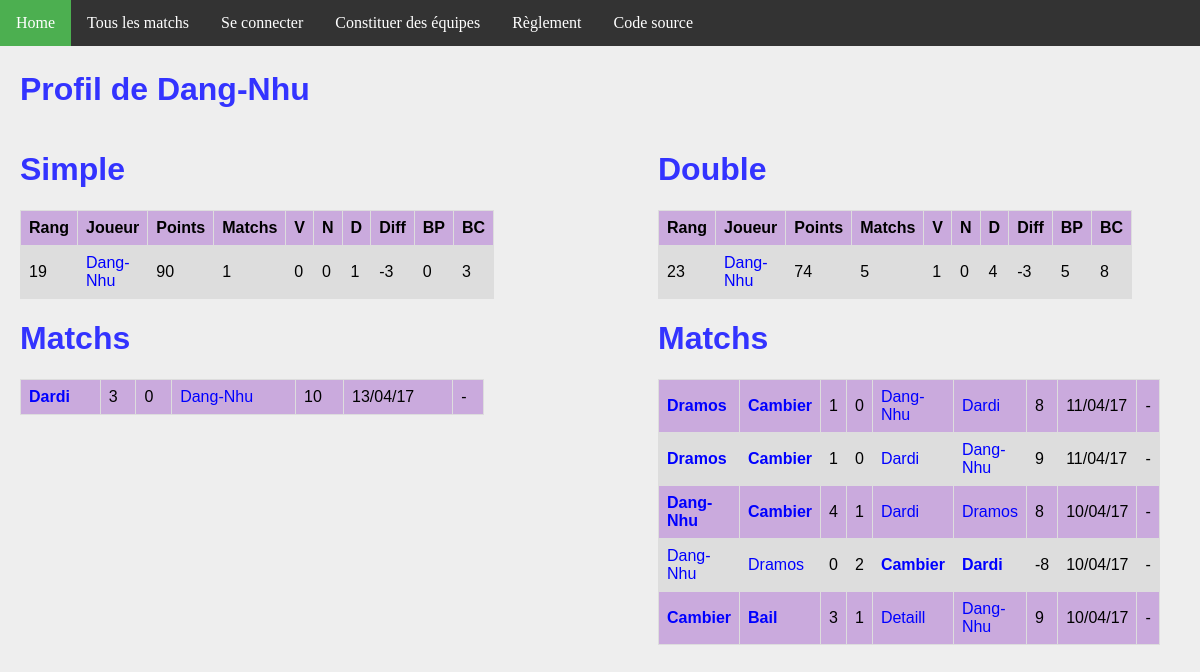
/joueur/9/, run on an earlier commit of the app's database.
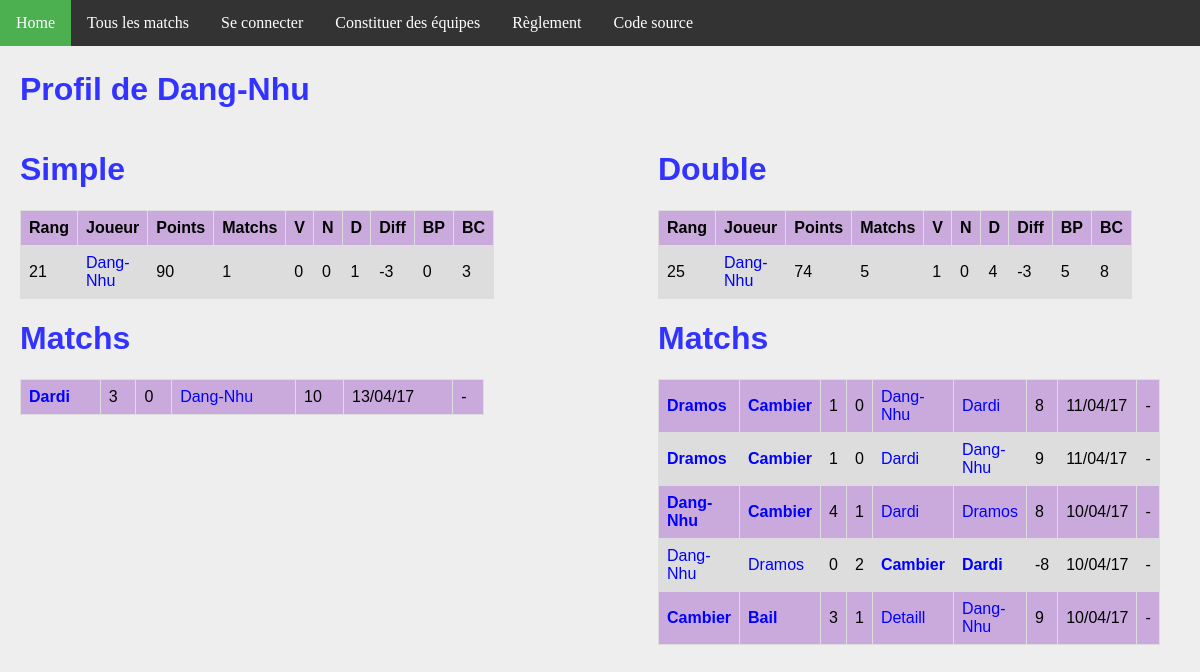
And on a later commit of the database.
### ranking/models.py (models this page shows, shortened)
class Joueur(models.Model):
    user = models.OneToOneField(User, on_delete=models.CASCADE)
    pseudo = models.CharField(max_length = 50, default="Pax lambda")
    simple_score = models.IntegerField(default=100)
    simple_rang = models.IntegerField(default=0)
    simple_victoires = models.IntegerField(default=0)
    simple_nuls = models.IntegerField(default=0)
    simple_defaites = models.IntegerField(default=0)
    simple_buts_pour = models.IntegerField(default=0)
    simple_buts_contre = models.IntegerField(default=0)
    double_score = models.IntegerField(default=100)
    double_rang = models.IntegerField(default=0)
    double_victoires = models.IntegerField(default=0)
    double_nuls = models.IntegerField(default=0)
    double_defaites = models.IntegerField(default=0)
    double_buts_pour = models.IntegerField(default=0)
    double_buts_contre = models.IntegerField(default=0)
    @property
    def simple_matchs(self):
        return self.simple_nuls + self.simple_victoires + self.simple_defaites
    @property
    def double_matchs(self):
        return self.double_nuls + self.double_victoires + self.double_defaites
    @property
    def simple_diff(self):
        return self.simple_buts_pour - self.simple_buts_contre
    @property
    def double_diff(self):
        return self.double_buts_pour - self.double_buts_contre

### ranking/views.py (the view)
# urls.py: url(r'^joueur/(?P<joueur_id>[0-9]+)/$', views.detail_joueur, name='joueur'),
def detail_joueur(request, joueur_id):
    simples_1 = MatchSimple.objects.filter(domicile__id = joueur_id)
    simples_2 = MatchSimple.objects.filter(exterieur__id = joueur_id)
    simples = simples_1 | simples_2
    doubles_1 = MatchDouble.objects.filter(domicile_1__id = joueur_id)
    doubles_2 = MatchDouble.objects.filter(domicile_2__id = joueur_id)
    doubles_3 = MatchDouble.objects.filter(exterieur_1__id = joueur_id)
    doubles_4 = MatchDouble.objects.filter(exterieur_2__id = joueur_id)
    doubles = doubles_1 | doubles_2 | doubles_3 | doubles_4
    context = {
        'joueur': get_object_or_404(Joueur, pk=joueur_id),
        'simple_matchs': simples.order_by('-date').all(),
        'double_matchs': doubles.order_by('-date').all(),
    }
    return render(request, 'joueur.html', context)

### ranking/models.py (called while the page is built)
    @property
    def winner(self):
        if self.buts_domicile > self.buts_exterieur:
            return 1.
        elif self.buts_domicile < self.buts_exterieur:
            return 0.
        else:
            return 0.5

    @property
    def winner(self):
        if self.buts_domicile > self.buts_exterieur:
            return 1.
        elif self.buts_domicile < self.buts_exterieur:
            return 0.
        else:
            return 0.5

### ranking/templates/joueur.html
{% extends 'base.html' %}
{% block body %}
    <h1>Profil de {{ joueur.pseudo }}</h1>
<div id="column1" style="float:left; margin:0; width:40%;">
    <h1>Simple</h1>
    <table>
        <tr>
            <th>Rang</th>
            <th>Joueur</th>
            <th>Points</th>
            <th>Matchs</th>
            <th>V</th>
            <th>N</th>
            <th>D</th>
            <th>Diff</th>
            <th>BP</th>
            <th>BC</th>
        </tr>
        <tr>
            <td>{{ joueur.simple_rang }}</td>
            <td><a class='joueur' href="{% url 'joueur' joueur.id %}">{{joueur.pseudo}}</a></td>
            <td>{{joueur.simple_score}}</td>
            <td>{{joueur.simple_matchs}}</td>
            <td>{{joueur.simple_victoires}}</td>
            <td>{{joueur.simple_nuls}}</td>
            <td>{{joueur.simple_defaites}}</td>
            <td>{{joueur.simple_diff}}</td>
            <td>{{joueur.simple_buts_pour}}</td>
            <td>{{joueur.simple_buts_contre}}</td>
        </tr>
    </table>
    <h1>Matchs</h1>
    <table>
        {% for m in simple_matchs %}
        <tr>
            <td {% if m.winner == 1 %} style='font-weight:bold'{% endif %} >
                <a class="joueur" href="{% url 'joueur' m.domicile.id %}">{{m.domicile.pseudo}}</a>
            </td>
            <td>{{m.buts_domicile}}</td>
            <td>{{m.buts_exterieur}}</td>
            <td {% if m.winner == 0 %} style='font-weight:bold'{% endif %} >
                <a class='joueur' href="{% url 'joueur' m.exterieur.id %}">{{m.exterieur.pseudo}}</a>
            </td>
            <td>{{m.points}}</td>
            <td>{{m.date | date:'d/m/y'}}</td>
            <td>
            {% if m.domicile == request.user.joueur %}
                <a class="joueur" href="{% url 'annuler' m.id %}">Annuler</a>
            {% else %}
                -
            {% endif %}
            </td>
        </tr>
        {% endfor %}
    </table>
</div>
<div id="column2" style="float:left; margin-left:15%;width:40%;">
<h1>Double</h1>
<table>
    <tr>
        <th>Rang</th>
        <th>Joueur</th>
        <th>Points</th>
        <th>Matchs</th>
        <th>V</th>
        <th>N</th>
        <th>D</th>
        <th>Diff</th>
        <th>BP</th>
        <th>BC</th>
    </tr>
    <tr>
        <td>{{ joueur.double_rang }}</td>
        <td><a class='joueur' href="{% url 'joueur' joueur.id %}">{{joueur.pseudo}}</a></td>
        <td>{{joueur.double_score}}</td>
        <td>{{joueur.double_matchs}}</td>
        <td>{{joueur.double_victoires}}</td>
        <td>{{joueur.double_nuls}}</td>
        <td>{{joueur.double_defaites}}</td>
        <td>{{joueur.double_diff}}</td>
        <td>{{joueur.double_buts_pour}}</td>
        <td>{{joueur.double_buts_contre}}</td>
    </tr>
</table>
<h1>Matchs</h1>
<table>
    {% for m in double_matchs %}
    <tr>
        <td {% if m.winner == 1 %} style='font-weight:bold'{% endif %} >
            <a class="joueur" href="{% url 'joueur' m.domicile_1.id %}">{{m.domicile_1.pseudo}}</a>
        </td>
        <td {% if m.winner == 1 %} style='font-weight:bold'{% endif %} >
            <a class="joueur" href="{% url 'joueur' m.domicile_2.id %}">{{m.domicile_2.pseudo}}</a>
        </td>
        <td>{{m.buts_domicile}}</td>
        <td>{{m.buts_exterieur}}</td>
        <td {% if m.winner == 0 %} style='font-weight:bold'{% endif %} >
            <a class='joueur' href="{% url 'joueur' m.exterieur_1.id %}">{{m.exterieur_1.pseudo}}</a>
        </td>
        <td {% if m.winner == 0 %} style='font-weight:bold'{% endif %} >
            <a class='joueur' href="{% url 'joueur' m.exterieur_2.id %}">{{m.exterieur_2.pseudo}}</a>
        </td>
        <td>{{m.points}}</td>
        <td>{{m.date | date:'d/m/y'}}</td>
        <td>
        {% if m.domicile_1 == request.user.joueur %}
            <a class="joueur" href="{% url 'annuler_double' m.id %}">Annuler</a>
        {% else %}
            -
        {% endif %}
        </td>
    </tr>
    {% endfor %}
</table>
</div>
{% endblock %}

What changed in the data, as far as the page shows it:
changed Joueur "Dang-Nhu": simple_rang "19" → "21"; double_rang "23" → "25"
